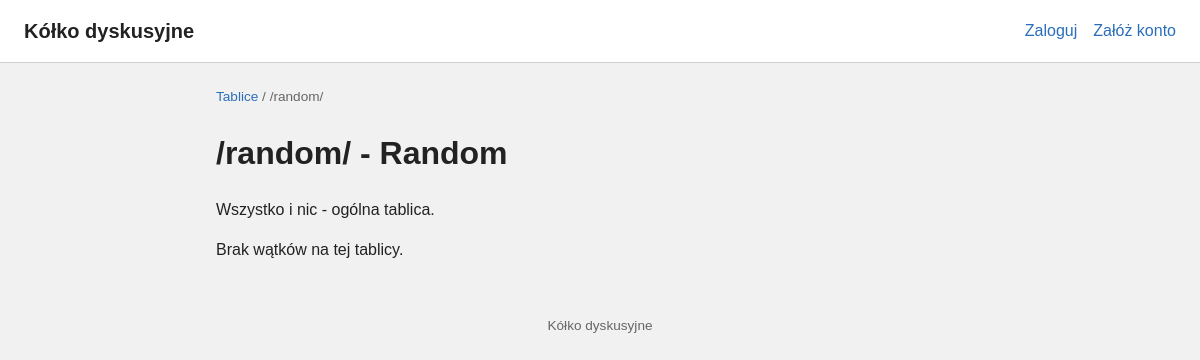
The page /random/ on the database its author committed.
### boards/models.py (models this page shows, shortened)
class Board(models.Model):
    slug = models.SlugField('skrot', max_length=20, unique=True)
    name = models.CharField('nazwa', max_length=100)
    description = models.CharField('opis', max_length=255, blank=True)
    nsfw = models.BooleanField('NSFW', default=False)
    max_threads = models.PositiveIntegerField(
        'maks. wątków na tablicy', default=150,
        help_text='Najstarsze wątki powyżej tego limitu trafiają do archiwum.',
    )
    post_counter = models.PositiveBigIntegerField('licznik postow', default=0)
    is_active = models.BooleanField('aktywna', default=True)
    created_at = models.DateTimeField('utworzono', auto_now_add=True)
    class Meta:
        verbose_name = 'tablica'
        verbose_name_plural = 'tablice'
        ordering = ['slug']

### boards/views.py (the view)
# urls.py: path('<slug:slug>/', views.board_detail, name='board_detail'),
def board_detail(request, slug):
    board = get_object_or_404(Board, slug=slug, is_active=True)
    threads = board.threads.select_related('author').prefetch_related('posts')
    return render(request, 'boards/board_detail.html', {'board': board, 'threads': threads})

### templates/boards/board_detail.html (shortened to what this page needs)
{% extends "base.html" %}
{% block content %}
    <nav class="breadcrumbs">
        <a href="{% url 'boards:board_list' %}">Tablice</a> / /{{ board.slug }}/
    </nav>
    <h1>/{{ board.slug }}/ - {{ board.name }}</h1>
    {% if board.description %}<p class="board-description">{{ board.description }}</p>{% endif %}
    <ul class="thread-list">
        {% for thread in threads %}
            <li class="thread-list__item{% if thread.pinned %} thread-list__item--pinned{% endif %}">
                <a class="thread-list__link" href="{% url 'boards:thread_detail' board_slug=board.slug pk=thread.pk %}">{{ thread.title }}</a>
                {% if thread.pinned %}<span class="badge badge--pinned">Przypięty</span>{% endif %}
                {% if thread.locked %}<span class="badge badge--locked">Zablokowany</span>{% endif %}
                <p class="thread-list__meta">Autor: <a href="{{ thread.author.get_absolute_url }}">{{ thread.author }}</a> &middot; Postów: {{ thread.posts.count }} &middot; Ostatnia aktywność: {{ thread.bumped_at }}</p>
            </li>
        {% empty %}
            <li>Brak wątków na tej tablicy.</li>
        {% endfor %}
    </ul>
{% endblock %}

### static/css/style.css (style rules this page uses)
:root { --color-bg: #f1f1f1; --color-surface: #ffffff; --color-border: #d0d0d0; --color-text: #222222; --color-muted: #666666; --color-accent: #2a6ebb; --color-pinned: #fff6d8; --color-nsfw: #c0392b; }
* { box-sizing: border-box; }
body { margin: 0; font-family: Arial, Helvetica, sans-serif; background: var(--color-bg); color: var(--color-text); line-height: 1.5; }
a { color: var(--color-accent); text-decoration: none; }
.breadcrumbs { font-size: 0.85rem; color: var(--color-muted); margin-bottom: 0.75rem; }
.board-list, .thread-list, .post-list { list-style: none; padding: 0; margin: 0; }

### rows shown on the page
Board: slug "random", name "Random", description "Wszystko i nic - ogólna tablica."
